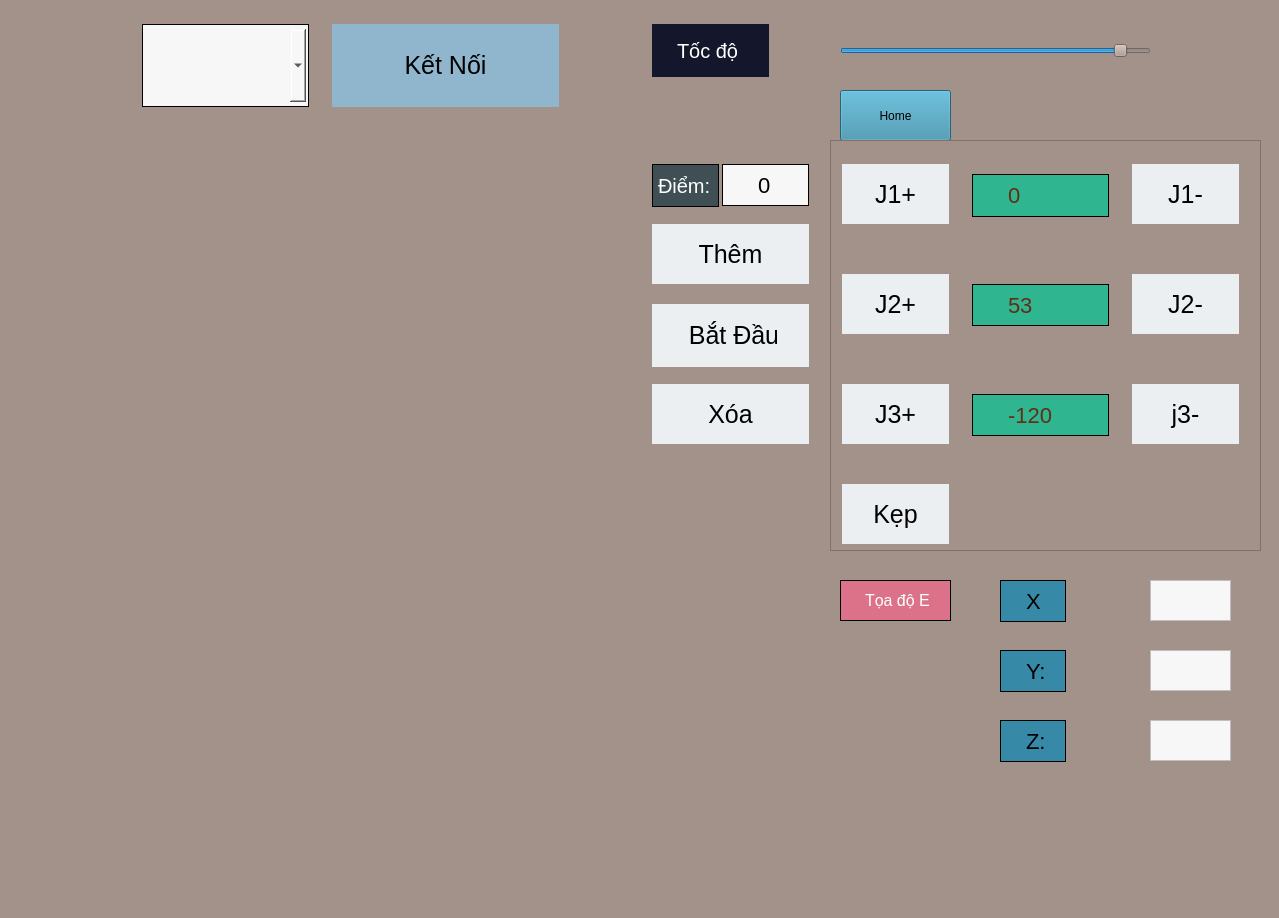
<?xml version="1.0" encoding="UTF-8"?>
<ui version="4.0">
 <class>MainWindow</class>
 <widget class="QMainWindow" name="MainWindow">
  <property name="geometry">
   <rect>
    <x>0</x>
    <y>0</y>
    <width>1279</width>
    <height>918</height>
   </rect>
  </property>
  <property name="windowTitle">
   <string>MainWindow</string>
  </property>
  <property name="styleSheet">
   <string notr="true">background-color: #a39289;</string>
  </property>
  <widget class="QWidget" name="centralwidget">
   <widget class="QComboBox" name="Cong_com">
    <property name="geometry">
     <rect>
      <x>140</x>
      <y>20</y>
      <width>171</width>
      <height>91</height>
     </rect>
    </property>
    <property name="styleSheet">
     <string notr="true">font: 16pt &quot;Segoe UI&quot;;
                    background-color: #f7f7f7;
                      border:1px solid black;
                      color: black;
                      padding: 10px 30px;
                      text-align: center;
                      text-decoration: none;
                      display: inline-block;
                      font-size: 25px;
                      margin: 4px 2px;
   
                      border-radius: 0%;
                      min-width: 50px;
                      min-height: 50px;</string>
    </property>
   </widget>
   <widget class="QPushButton" name="btn_connect">
    <property name="geometry">
     <rect>
      <x>330</x>
      <y>20</y>
      <width>231</width>
      <height>91</height>
     </rect>
    </property>
    <property name="styleSheet">
     <string notr="true">font: 16pt &quot;Segoe UI&quot;;
                    background-color: #8fb6cc;
                      border: none;
                      color: black;
                      padding: 10px 30px;
                      text-align: center;
                      text-decoration: none;
                      display: inline-block;
                      font-size: 25px;
                      margin: 4px 2px;

                      border-radius: 0%;
                      min-width: 50px;
                      min-height: 50px;</string>
    </property>
    <property name="text">
     <string>Kết Nối</string>
    </property>
   </widget>
   <widget class="QLabel" name="label_TongDiem">
    <property name="geometry">
     <rect>
      <x>650</x>
      <y>160</y>
      <width>71</width>
      <height>51</height>
     </rect>
    </property>
    <property name="font">
     <font>
      <family>Segoe UI</family>
      <pointsize>-1</pointsize>
      <italic>false</italic>
      <bold>false</bold>
      <underline>false</underline>
      <strikeout>false</strikeout>
     </font>
    </property>
    <property name="styleSheet">
     <string notr="true">font: 16pt &quot;Segoe UI&quot;;
                    background-color: #3f4f54;
                      border:1px solid black;
                      color: white;
                      padding: 0px 0px;
                      text-align: left;
                      text-decoration: none;
                      font-size: 20px;
                      margin: 4px 2px;
                    
                      border-radius: 0%;
                      min-width: 20px;
                      min-height: 20px;</string>
    </property>
    <property name="frameShape">
     <enum>QFrame::Panel</enum>
    </property>
    <property name="text">
     <string>Điểm:</string>
    </property>
   </widget>
   <widget class="QSlider" name="Toc_do">
    <property name="geometry">
     <rect>
      <x>840</x>
      <y>30</y>
      <width>311</width>
      <height>41</height>
     </rect>
    </property>
    <property name="layoutDirection">
     <enum>Qt::LeftToRight</enum>
    </property>
    <property name="autoFillBackground">
     <bool>false</bool>
    </property>
    <property name="minimum">
     <number>120</number>
    </property>
    <property name="maximum">
     <number>250</number>
    </property>
    <property name="pageStep">
     <number>10</number>
    </property>
    <property name="value">
     <number>240</number>
    </property>
    <property name="sliderPosition">
     <number>240</number>
    </property>
    <property name="orientation">
     <enum>Qt::Horizontal</enum>
    </property>
   </widget>
   <widget class="QLabel" name="label_4">
    <property name="geometry">
     <rect>
      <x>650</x>
      <y>20</y>
      <width>121</width>
      <height>61</height>
     </rect>
    </property>
    <property name="font">
     <font>
      <family>Segoe UI</family>
      <pointsize>-1</pointsize>
      <italic>false</italic>
      <bold>false</bold>
      <underline>false</underline>
      <strikeout>false</strikeout>
     </font>
    </property>
    <property name="styleSheet">
     <string notr="true">font: 16pt &quot;Segoe UI&quot;;
                   border: 2px solid #cc4466;
                    background-color: #14172b;
                      border: none;
                      color: white;
                      padding: 10px 20px;
                      text-align: center;
                      text-decoration: none;
                      display: inline-block;
                      font-size: 20px;
                      margin: 4px 2px;
  
                      border-radius: 50%;
                      min-width: 20px;
                      min-height: 20px;</string>
    </property>
    <property name="frameShape">
     <enum>QFrame::Panel</enum>
    </property>
    <property name="frameShadow">
     <enum>QFrame::Raised</enum>
    </property>
    <property name="text">
     <string>Tốc độ</string>
    </property>
   </widget>
   <widget class="QPushButton" name="Xoa_diem">
    <property name="geometry">
     <rect>
      <x>650</x>
      <y>380</y>
      <width>161</width>
      <height>68</height>
     </rect>
    </property>
    <property name="styleSheet">
     <string notr="true">font: 16pt &quot;Segoe UI&quot;;
                    background-color: #ebeff2;
                      border: none;
                      color: black;
                      padding: 15px 32px;
                      text-align: center;
                      text-decoration: none;
                      display: inline-block;
                      font-size: 25px;
                      margin: 4px 2px;
                    
                      border-radius: 0%;
                      min-width: 30px;
                      min-height: 30px;</string>
    </property>
    <property name="text">
     <string>Xóa</string>
    </property>
   </widget>
   <widget class="QPushButton" name="Them_diem">
    <property name="geometry">
     <rect>
      <x>650</x>
      <y>220</y>
      <width>161</width>
      <height>68</height>
     </rect>
    </property>
    <property name="styleSheet">
     <string notr="true">font: 16pt &quot;Segoe UI&quot;;
                    background-color: #ebeff2;
                      border: none;
                      color: black;
                      padding: 15px 32px;
                      text-align: center;
                      text-decoration: none;
                      display: inline-block;
                      font-size: 25px;
                      margin: 4px 2px;
                  
                      border-radius: 0%;
                      min-width: 30px;
                      min-height: 30px;</string>
    </property>
    <property name="text">
     <string>Thêm</string>
    </property>
   </widget>
   <widget class="QPushButton" name="Bat_dau">
    <property name="geometry">
     <rect>
      <x>650</x>
      <y>300</y>
      <width>161</width>
      <height>71</height>
     </rect>
    </property>
    <property name="styleSheet">
     <string notr="true">font: 16pt &quot;Segoe UI&quot;;
                    background-color: #ebeff2;
                      border: none;
                      color: black;
                      padding: 15px 32px;
                      text-align: center;
                      text-decoration: none;

                      font-size: 25px;
                      margin: 4px 2px;
                    
                      border-radius: 0%;
                      min-width: 30px;
                      min-height: 30px;</string>
    </property>
    <property name="text">
     <string> Bắt Đầu</string>
    </property>
   </widget>
   <widget class="QLabel" name="x">
    <property name="geometry">
     <rect>
      <x>1150</x>
      <y>580</y>
      <width>81</width>
      <height>41</height>
     </rect>
    </property>
    <property name="styleSheet">
     <string notr="true"> background-color: #f7f7f7;
 color: black;</string>
    </property>
    <property name="frameShape">
     <enum>QFrame::StyledPanel</enum>
    </property>
    <property name="text">
     <string/>
    </property>
   </widget>
   <widget class="QLabel" name="y">
    <property name="geometry">
     <rect>
      <x>1150</x>
      <y>650</y>
      <width>81</width>
      <height>41</height>
     </rect>
    </property>
    <property name="styleSheet">
     <string notr="true"> background-color: #f7f7f7;
 color: black;</string>
    </property>
    <property name="frameShape">
     <enum>QFrame::StyledPanel</enum>
    </property>
    <property name="text">
     <string/>
    </property>
   </widget>
   <widget class="QLabel" name="z">
    <property name="geometry">
     <rect>
      <x>1150</x>
      <y>720</y>
      <width>81</width>
      <height>41</height>
     </rect>
    </property>
    <property name="styleSheet">
     <string notr="true"> background-color: #f7f7f7;
 color: black;</string>
    </property>
    <property name="frameShape">
     <enum>QFrame::StyledPanel</enum>
    </property>
    <property name="text">
     <string/>
    </property>
   </widget>
   <widget class="QPushButton" name="Home">
    <property name="geometry">
     <rect>
      <x>840</x>
      <y>90</y>
      <width>111</width>
      <height>51</height>
     </rect>
    </property>
    <property name="styleSheet">
     <string notr="true">background-color: #368aa8;
color: black;</string>
    </property>
    <property name="text">
     <string>Home</string>
    </property>
   </widget>
   <widget class="QFrame" name="frame">
    <property name="geometry">
     <rect>
      <x>830</x>
      <y>140</y>
      <width>431</width>
      <height>411</height>
     </rect>
    </property>
    <property name="frameShape">
     <enum>QFrame::StyledPanel</enum>
    </property>
    <property name="frameShadow">
     <enum>QFrame::Raised</enum>
    </property>
    <widget class="QPushButton" name="j1cong">
     <property name="geometry">
      <rect>
       <x>10</x>
       <y>20</y>
       <width>111</width>
       <height>68</height>
      </rect>
     </property>
     <property name="font">
      <font>
       <family>Segoe UI</family>
       <pointsize>-1</pointsize>
       <italic>false</italic>
       <bold>false</bold>
       <underline>false</underline>
       <strikeout>false</strikeout>
      </font>
     </property>
     <property name="styleSheet">
      <string notr="true">font: 16pt &quot;Segoe UI&quot;;
                    background-color: #ebeff2;
                      border: none;
                      color: black;
                      padding: 15px 32px;
                      text-align: center;
                      text-decoration: none;
                      display: inline-block;
                      font-size: 25px;
                      margin: 4px 2px;
                   
                      border-radius: 0%;
                      min-width: 30px;
                      min-height: 30px;</string>
     </property>
     <property name="text">
      <string>J1+</string>
     </property>
    </widget>
    <widget class="QLabel" name="Toado_j1">
     <property name="geometry">
      <rect>
       <x>140</x>
       <y>30</y>
       <width>141</width>
       <height>51</height>
      </rect>
     </property>
     <property name="styleSheet">
      <string notr="true">font: 16pt &quot;Segoe UI&quot;;
                    background-color: #2fb58f;
                      border:1px solid black;
                      color: #612f16;
                      padding: 10px 30px;
                      text-align: center;
                      text-decoration: none;
                      display: inline-block;
                      font-size: 22px;
                      margin: 4px 2px;
                     
                      border-radius: 0%;
                      min-width: 20px;
                      min-height: 20px;</string>
     </property>
     <property name="text">
      <string>0</string>
     </property>
    </widget>
    <widget class="QLabel" name="Toado_j3">
     <property name="geometry">
      <rect>
       <x>140</x>
       <y>250</y>
       <width>141</width>
       <height>50</height>
      </rect>
     </property>
     <property name="styleSheet">
      <string notr="true">font: 16pt &quot;Segoe UI&quot;;
                    background-color: #2fb58f;
                      border:1px solid black;
                      color: #612f16;
                      padding: 10px 30px;
                      text-align: center;
                      text-decoration: none;
                      display: inline-block;
                      font-size: 22px;
                      margin: 4px 2px;
                    
                      border-radius: 0%;
                      min-width: 20px;
                      min-height: 20px;</string>
     </property>
     <property name="text">
      <string>-120</string>
     </property>
    </widget>
    <widget class="QPushButton" name="j1tru">
     <property name="geometry">
      <rect>
       <x>300</x>
       <y>20</y>
       <width>111</width>
       <height>68</height>
      </rect>
     </property>
     <property name="font">
      <font>
       <family>Segoe UI</family>
       <pointsize>-1</pointsize>
       <italic>false</italic>
       <bold>false</bold>
       <underline>false</underline>
       <strikeout>false</strikeout>
      </font>
     </property>
     <property name="styleSheet">
      <string notr="true">font: 16pt &quot;Segoe UI&quot;;
                    background-color: #ebeff2;
                      border: none;
                      color: black;
                      padding: 15px 32px;
                      text-align: center;
                      text-decoration: none;
                      display: inline-block;
                      font-size: 25px;
                      margin: 4px 2px;
                   
                      border-radius: 0%;
                      min-width: 30px;
                      min-height: 30px;</string>
     </property>
     <property name="text">
      <string>J1-</string>
     </property>
    </widget>
    <widget class="QPushButton" name="j2cong">
     <property name="geometry">
      <rect>
       <x>10</x>
       <y>130</y>
       <width>111</width>
       <height>68</height>
      </rect>
     </property>
     <property name="styleSheet">
      <string notr="true">font: 16pt &quot;Segoe UI&quot;;
                    background-color: #ebeff2;
                      border: none;
                      color: black;
                      padding: 15px 32px;
                      text-align: center;
                      text-decoration: none;
                      display: inline-block;
                      font-size: 25px;
                      margin: 4px 2px;
                  
                      border-radius: 0%;
                      min-width: 30px;
                      min-height: 30px;</string>
     </property>
     <property name="text">
      <string>J2+</string>
     </property>
    </widget>
    <widget class="QPushButton" name="j2tru">
     <property name="geometry">
      <rect>
       <x>300</x>
       <y>130</y>
       <width>111</width>
       <height>68</height>
      </rect>
     </property>
     <property name="styleSheet">
      <string notr="true">font: 16pt &quot;Segoe UI&quot;;
                    background-color: #ebeff2;
                      border: none;
                      color: black;
                      padding: 15px 32px;
                      text-align: center;
                      text-decoration: none;
                      display: inline-block;
                      font-size: 25px;
                      margin: 4px 2px;
                   
                      border-radius: 0%;
                      min-width: 30px;
                      min-height: 30px;</string>
     </property>
     <property name="text">
      <string>J2-</string>
     </property>
    </widget>
    <widget class="QPushButton" name="j3cong">
     <property name="geometry">
      <rect>
       <x>10</x>
       <y>240</y>
       <width>111</width>
       <height>68</height>
      </rect>
     </property>
     <property name="styleSheet">
      <string notr="true">font: 16pt &quot;Segoe UI&quot;;
                    background-color: #ebeff2;
                      border: none;
                      color: black;
                      padding: 15px 32px;
                      text-align: center;
                      text-decoration: none;
                      display: inline-block;
                      font-size: 25px;
                      margin: 4px 2px;
   
                      border-radius: 0%;
                      min-width: 30px;
                      min-height: 30px;</string>
     </property>
     <property name="text">
      <string>J3+</string>
     </property>
    </widget>
    <widget class="QPushButton" name="j3tru">
     <property name="geometry">
      <rect>
       <x>300</x>
       <y>240</y>
       <width>111</width>
       <height>68</height>
      </rect>
     </property>
     <property name="styleSheet">
      <string notr="true">font: 16pt &quot;Segoe UI&quot;;
                    background-color: #ebeff2;
                      border: none;
                      color: black;
                      padding: 15px 32px;
                      text-align: center;
                      text-decoration: none;
                      display: inline-block;
                      font-size: 25px;
                      margin: 4px 2px;
                    
                      border-radius: 0%;
                      min-width: 30px;
                      min-height: 30px;</string>
     </property>
     <property name="text">
      <string>j3-</string>
     </property>
    </widget>
    <widget class="QLabel" name="Toado_j2">
     <property name="geometry">
      <rect>
       <x>140</x>
       <y>140</y>
       <width>141</width>
       <height>50</height>
      </rect>
     </property>
     <property name="styleSheet">
      <string notr="true">font: 16pt &quot;Segoe UI&quot;;
                    background-color: #2fb58f;
                      border:1px solid black;
                      color: #612f16;
                      padding: 10px 30px;
                      text-align: center;
                      text-decoration: none;
                      display: inline-block;
                      font-size: 22px;
                      margin: 4px 2px;
                     
                      border-radius: 0%;
                      min-width: 20px;
                      min-height: 20px;</string>
     </property>
     <property name="text">
      <string>53</string>
     </property>
    </widget>
    <widget class="QPushButton" name="daugap">
     <property name="geometry">
      <rect>
       <x>10</x>
       <y>340</y>
       <width>111</width>
       <height>68</height>
      </rect>
     </property>
     <property name="styleSheet">
      <string notr="true">font: 16pt &quot;Segoe UI&quot;;
                    background-color: #ebeff2;
                      border: none;
                      color: black;
                      padding: 15px 32px;
                      text-align: center;
                      text-decoration: none;
                      display: inline-block;
                      font-size: 25px;
                      margin: 4px 2px;
                   
                      border-radius: 0%;
                      min-width: 30px;
                      min-height: 30px;</string>
     </property>
     <property name="text">
      <string>Kẹp</string>
     </property>
    </widget>
   </widget>
   <widget class="QLabel" name="Tong_diem">
    <property name="geometry">
     <rect>
      <x>720</x>
      <y>160</y>
      <width>91</width>
      <height>50</height>
     </rect>
    </property>
    <property name="font">
     <font>
      <family>Segoe UI</family>
      <pointsize>-1</pointsize>
      <italic>false</italic>
      <bold>false</bold>
      <underline>false</underline>
      <strikeout>false</strikeout>
     </font>
    </property>
    <property name="styleSheet">
     <string notr="true">font: 16pt &quot;Segoe UI&quot;;
                    background-color: #f7f7f7;
                      border:1px solid black;
                      color: black;
                      padding: 10px 30px;
                      text-align: center;
                      text-decoration: none;
                      display: inline-block;
                      font-size: 22px;
                      margin: 4px 2px;
                     
                      border-radius: 0%;
                      min-width: 20px;
                      min-height: 20px;</string>
    </property>
    <property name="text">
     <string>0</string>
    </property>
   </widget>
   <widget class="QLabel" name="label">
    <property name="geometry">
     <rect>
      <x>840</x>
      <y>580</y>
      <width>111</width>
      <height>41</height>
     </rect>
    </property>
    <property name="styleSheet">
     <string notr="true">font: 16pt &quot;Segoe UI&quot;;
                    background-color: #db7289;
                      border:1px solid black;
                      color: white;
                      padding: 0px 20px;
                      text-align: center;
                      text-decoration: none;
                      font-size: 16px;
 
           
                      border-radius: 0%;
                      min-width: 20px;
                      min-height: 20px;</string>
    </property>
    <property name="text">
     <string>Tọa độ E:</string>
    </property>
   </widget>
   <widget class="QLabel" name="label_3">
    <property name="geometry">
     <rect>
      <x>1000</x>
      <y>650</y>
      <width>66</width>
      <height>42</height>
     </rect>
    </property>
    <property name="styleSheet">
     <string notr="true">background-color: #368aa8;
color: black;font: 16pt &quot;Segoe UI&quot;;
                    background-color: #368aa8;
                      border:1px solid black;
                      color: black;
                      padding: 10px 20px;
                      text-align: center;
                      text-decoration: none;
                      font-size: 22px;
                      border-radius: 0%;
                      min-width: 20px;
                      min-height: 20px;</string>
    </property>
    <property name="text">
     <string>Y:</string>
    </property>
   </widget>
   <widget class="QLabel" name="label_5">
    <property name="geometry">
     <rect>
      <x>1000</x>
      <y>720</y>
      <width>66</width>
      <height>42</height>
     </rect>
    </property>
    <property name="styleSheet">
     <string notr="true">background-color: #368aa8;
color: black;font: 16pt &quot;Segoe UI&quot;;
                    background-color: #368aa8;
                      border:1px solid black;
                      color: black;
                      padding: 10px 20px;
                      text-align: center;
                      text-decoration: none;
                      font-size: 22px;
                      border-radius: 0%;
                      min-width: 20px;
                      min-height: 20px;</string>
    </property>
    <property name="text">
     <string>Z:</string>
    </property>
   </widget>
   <widget class="QLabel" name="label_2">
    <property name="geometry">
     <rect>
      <x>1000</x>
      <y>580</y>
      <width>66</width>
      <height>42</height>
     </rect>
    </property>
    <property name="styleSheet">
     <string notr="true">background-color: #368aa8;
color: black;font: 16pt &quot;Segoe UI&quot;;
                    background-color: #368aa8;
                      border:1px solid black;
                      color: black;
                      padding: 10px 20px;
                      text-align: center;
                      text-decoration: none;
                      font-size: 22px;
                      border-radius: 0%;
                      min-width: 20px;
                      min-height: 20px;</string>
    </property>
    <property name="text">
     <string>X</string>
    </property>
   </widget>
   <widget class="QLabel" name="anhRobot">
    <property name="geometry">
     <rect>
      <x>30</x>
      <y>120</y>
      <width>571</width>
      <height>721</height>
     </rect>
    </property>
    <property name="text">
     <string/>
    </property>
   </widget>
  </widget>
  <widget class="QMenuBar" name="menubar">
   <property name="geometry">
    <rect>
     <x>0</x>
     <y>0</y>
     <width>1279</width>
     <height>25</height>
    </rect>
   </property>
  </widget>
  <widget class="QStatusBar" name="statusbar"/>
 </widget>
 <resources/>
 <connections/>
</ui>
